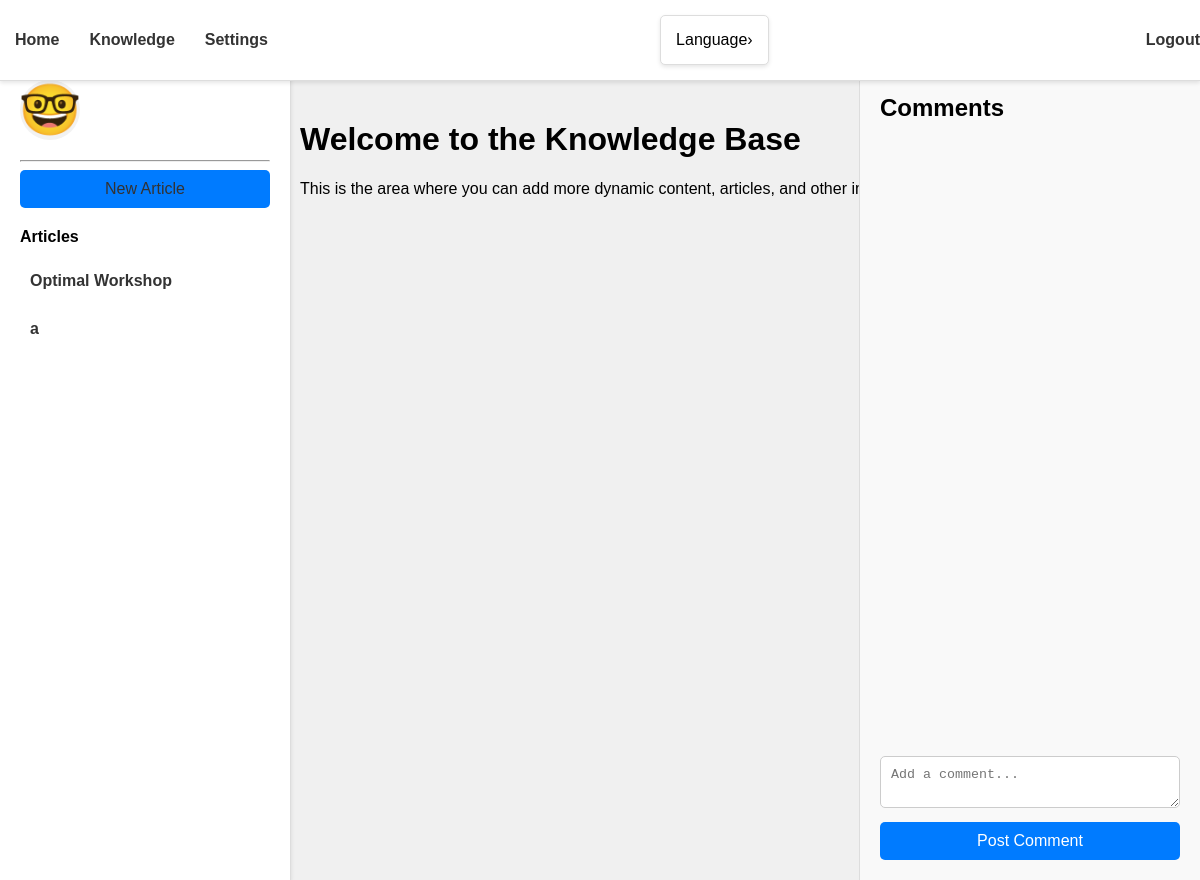
Before: /knowledge (signed in) with the older database file.
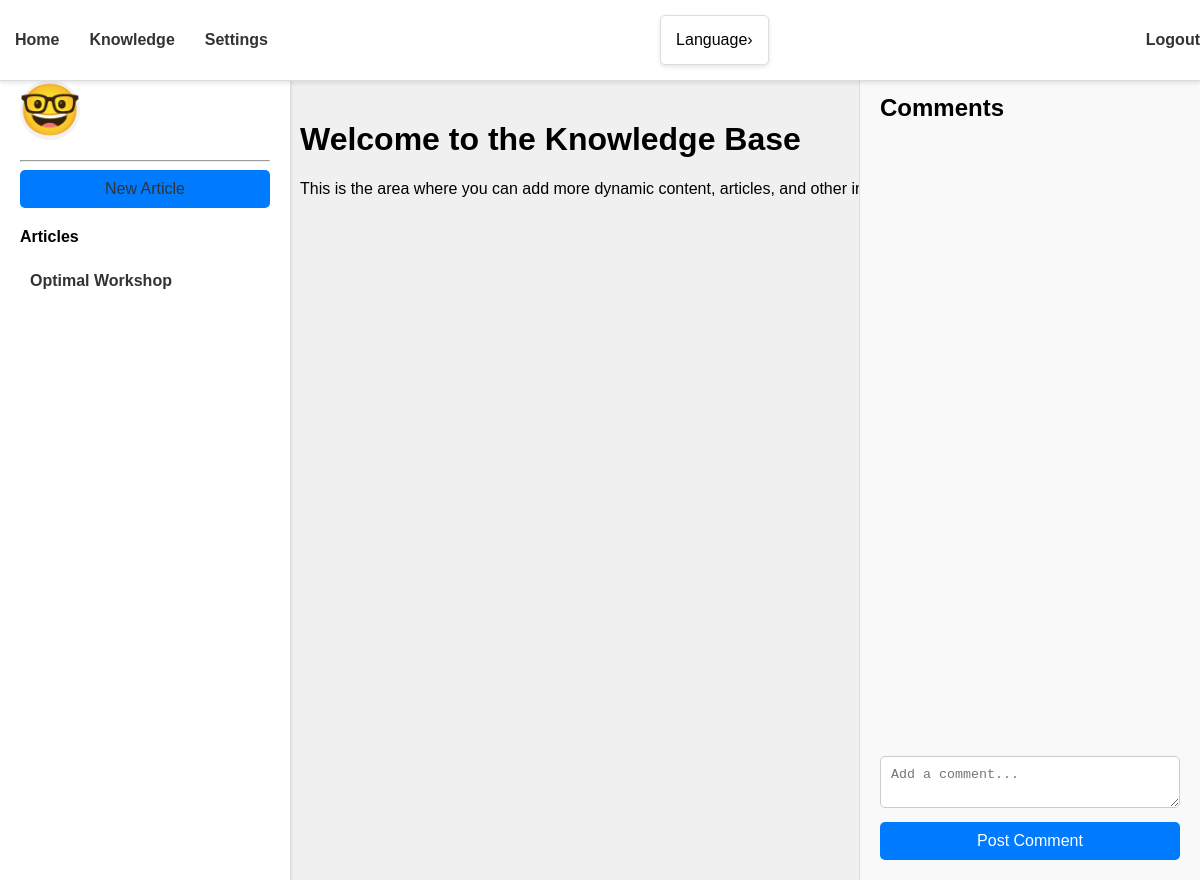
After: the same page with the newer database file.
### models.py (models this page shows)
class Base(DeclarativeBase):
    pass

class Article(Base):
    __tablename__ = "articles"
    id = Column(Integer, primary_key=True)
    title = Column(String(255), nullable=False)
    content = Column(Text, nullable=False)
    author = Column(String(100), nullable=False)
    publish_date = Column(DateTime, nullable=False)
    comments = relationship("Comment", order_by="Comment.id", back_populates="article")

### app.py (the view)
@app.route('/knowledge')
def show_knowledge():
    username = session.get('username')
    if not username:
        return redirect(url_for('login'))
    user = db.get_user(username)
    if not user:
        return redirect(url_for('login'))
    articles = db.get_all_articles()
    can_delete_comments = user.role in ['admin', 'staff']
    return render_template('knowledge.jinja', username=username, articles=articles, can_delete_comments=can_delete_comments)

### db.py (called while the page is built)
def get_user(username: str):
    with Session(engine) as session:
        return session.get(User, username)

def get_all_articles():
    with Session(engine) as session:
        return session.query(Article).all()

### templates/knowledge.jinja (shortened to what this page needs)
{% extends 'base.jinja' %}
{% block content %}
<div class="side-nav">
    <div class="user-avatar">🤓</div>
    <hr>
    <a href="{{ url_for('new_article_form') }}" class="btn-new-article" data-i18n="new_article">New Article</a>
    <p><strong data-i18n="articles">Articles:</strong></p>
    <ul>
        {% for article in articles %}
            <li><a href="javascript:void(0);" onclick="loadArticle({{ article.id }})" class="nav-link">{{ article.title }}</a></li>
        {% endfor %}
    </ul>
</div>
<div class="content-area">
    <h1 data-i18n="welcome_message">Welcome to the Knowledge Base</h1>
    <p data-i18n="welcome_description">This is the area where you can add more dynamic content, articles, and other information.</p>
</div>
<div class="comment-section" id="comment-section">
    <h2 data-i18n="comments">Comments</h2>
    <div id="comment-list-container">
    </div>
    <form id="comment-form" class="comment-form">
        <textarea id="comment-text" placeholder="Add a comment..." data-i18n-placeholder="add_comment_placeholder"></textarea>
        <button type="button" onclick="submitComment()" data-i18n="post_comment">Post Comment</button>
    </form>
</div>
{% endblock %}

Changed rows visible on the page:
removed Article: title "a"
